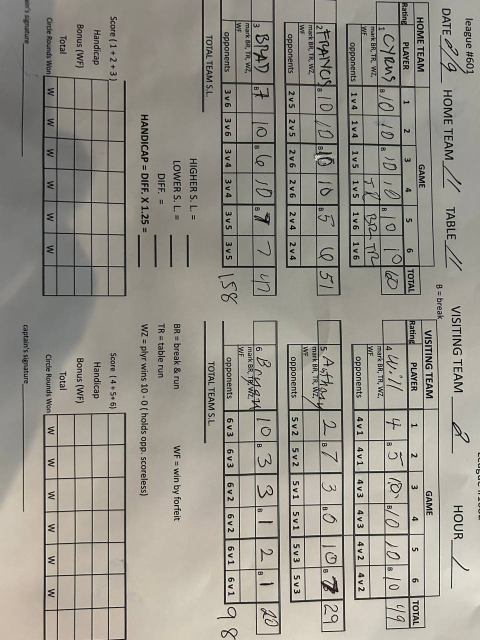
#> input picture tests/data/scoresheet-Team11vTeam2.jpg, 960 x 1280 px (shown at 1/2 size)
$ python -i extract_nil_sample_to_csv.py   (imports and definitions only)
#> lines starting #> are read from the running program, lines starting #| are printed output that depends on the picture; after the words box and inside, x2 and y2 are one past the last pixel; in counts of white or black regions, pixels touching at a corner belong together
#> further down, picture is the input picture: PIL image 960x1280 RGB; mean R, G, B 151.8, 148.2, 139.1
#!/usr/bin/env python3
"""Extract NIL scoresheet player scores to CSV.

v1: Vision-model extraction from an image (handwriting-friendly) + basic validation.

Update: uses row-level zoom/cropping to dramatically improve accuracy.

Requirements:
  pip install -r requirements.txt

Auth:
  export OPENAI_API_KEY=...   # required to run vision extraction

Usage:
  python3 src/extract_nil_sample_to_csv.py --image ../NilSample.jpeg

Outputs:
  out/<image>.extracted.json  (raw model output: 6 row objects after normalization)
  out/<image>.csv             (normalized CSV)

Notes:
  - This first pass extracts only: player, rating, games 1-6, total, side.
  - Marks (BR/TR/WZ/WF), opponents, handicap grids, etc. are deferred.
"""

from __future__ import annotations

from pathlib import Path
import argparse
import base64
import csv
import json
import logging
import os
import sys
from typing import Any, Dict, List, Tuple

from PIL import Image, ImageFilter, ImageOps

logger = logging.getLogger("nilpoolbot.extractor")
# [5 lines not run here, left out]


# [54 lines left out: function _has_two_horizontal_border_lines, not called in this run]


HERE = Path(__file__).resolve().parent
PROJECT_ROOT = HERE.parent

OUT_DIR = PROJECT_ROOT / "out"
# [1 line not run here, left out]

# Minimal, demo-friendly schema
FIELDS = [
    "player_num",
    "side",
    "player",
    "game1",
    "game2",
    "game3",
    "game4",
    "game5",
    "game6",
    "total",
]


ROW_PROMPT = """You are extracting ONE player SCORE row from a pool league scoresheet photo.

This is a sports scoresheet (not an ID document). Do NOT identify real people beyond copying the handwritten name as it appears.

Key layout cue:
- In the PLAYER NAME box, there is a small printed row index number in the lower-left corner (1,2,3,4,5,6), right above the printed "mark BR TR" line.
- The handwritten player name starts immediately to the RIGHT of that small number.
- Ignore any printed helper text like "mark", "BR", "TR", "opponents", and ignore any matchup strings like "1v4".

IMPORTANT: This crop may include parts of adjacent rows (like the "mark" line) and may include the TOTAL box at the far right.
- game1..game6 are the SIX game columns labeled 1,2,3,4,5,6
- total is the separate TOTAL column at the far right
- Do NOT copy the total into game6.

Output STRICT JSON with keys:
- has_opponents_word: boolean (optional; true if the printed word "opponents" appears anywhere in this crop)
- has_mark_word: boolean (optional; true if the printed word "mark" appears anywhere in this crop)
- player: string (copy the handwritten name as written)
- game1..game6: integers 0-7 or 10 ONLY (the six GAME columns, in order)
- total: integer (TOTAL column)

Rules:
- Output MUST be a single JSON object.
- Only include those keys.
- If you can see "opponents" or "mark" in the crop, set the corresponding boolean true.
- Valid game scores are ONLY 0,1,2,3,4,5,6,7,10. 8 and 9 are impossible.
- total should equal sum(game1..game6). If it doesn't, re-check the digits.
"""

# Row crop boxes captured from a representative phone photo after rotating it
# to an upright/landscape orientation (width > height). We scale these to
# whatever resolution the rotated image is.
BASE_W, BASE_H = 1280, 960

# Team numbers in header (tight-ish boxes around the handwritten digits)
HOME_TEAM_BOX_BASE: Tuple[int, int, int, int] = (340, 105, 370, 140)
VISITING_TEAM_BOX_BASE: Tuple[int, int, int, int] = (790, 105, 820, 140)

# Tuned after debug-crop inspection. These boxes are applied to a normalized
# (BASE_W x BASE_H) crop of the boxscore region.
#
# Goal: capture ONLY the main score row (rating/player + games 1-6 + total),
# not the "mark BR, TR..." or "opponents" rows.
HOME_ROW_BOXES_BASE: List[Tuple[int, int, int, int]] = [
    # Row 1 score band (David)
    (0, 215, 610, 285),
    # Row 2 score band (Anthony)
    (0, 515, 610, 595),
    # Row 3 score band (Ed) — push lower
    (0, 730, 610, 810),
]
VISITING_ROW_BOXES_BASE: List[Tuple[int, int, int, int]] = [
    (620, 215, 1280, 285),
    (620, 515, 1280, 595),
    (620, 730, 1280, 810),
]


def _b64_data_url_bytes(img_bytes: bytes, mime: str) -> str:
    data = base64.b64encode(img_bytes).decode("ascii")
    return f"data:{mime};base64,{data}"


# [53 lines left out: functions _img_bytes, _img_crop_bytes, _scale_box, _strip_code_fences, not called in this run]


class VisionRefusal(RuntimeError):
    pass


TEAM_SCHEMA = {
    "name": "nil_scoresheet_teams",
    "schema": {
        "type": "object",
        "additionalProperties": False,
        "properties": {
            "home_team": {"type": "integer"},
            "visiting_team": {"type": "integer"},
        },
        "required": ["home_team", "visiting_team"],
    },
}

BOX_SCHEMA = {
    "name": "nil_scoresheet_box",
    "schema": {
        "type": "object",
        "additionalProperties": False,
        "properties": {
            "x1": {"type": "number"},
            "y1": {"type": "number"},
            "x2": {"type": "number"},
            "y2": {"type": "number"},
            "rotation": {
                "type": "integer",
                "enum": [0, 180],
                "description": "0 if image is upright, 180 if upside-down",
            },
        },
        "required": ["x1", "y1", "x2", "y2", "rotation"],
    },
}

DATE_SCHEMA = {
    "name": "nil_scoresheet_date_box",
    "schema": {
        "type": "object",
        "additionalProperties": False,
        "properties": {
            "x1": {"type": "number"},
            "y1": {"type": "number"},
            "x2": {"type": "number"},
            "y2": {"type": "number"},
        },
        "required": ["x1", "y1", "x2", "y2"],
    },
}

ROW_SCHEMA = {
    "name": "nil_scoresheet_row",
    "schema": {
        "type": "object",
        "additionalProperties": False,
        "properties": {
            "has_opponents_word": {"type": "boolean"},
            "has_mark_word": {"type": "boolean"},
            "player": {"type": "string"},
            "game1": {"type": "integer"},
            "game2": {"type": "integer"},
            "game3": {"type": "integer"},
            "game4": {"type": "integer"},
            "game5": {"type": "integer"},
            "game6": {"type": "integer"},
            "total": {"type": "integer"},
        },
        "required": [
            "player",
            "game1",
            "game2",
            "game3",
            "game4",
            "game5",
            "game6",
            "total",
        ],
    },
}

ROWBANDS_SCHEMA = {
    "name": "nil_scoresheet_rowbands",
    "schema": {
        "type": "object",
        "additionalProperties": False,
        "properties": {
            "header_y2": {
                "type": "number",
                "description": "Normalized y (0..1) of the bottom edge of the printed header row (Rating/Player/1..6/Total)",
            },
            "home": {
                "type": "object",
                "additionalProperties": False,
                "properties": {
                    "x1": {"type": "number"},
                    "x2": {"type": "number"},
                    "rows": {
                        "type": "array",
                        "minItems": 3,
                        "maxItems": 3,
                        "items": {
                            "type": "object",
                            "additionalProperties": False,
                            "properties": {
                                "y1": {"type": "number"},
                                "y2": {"type": "number"},
                            },
                            "required": ["y1", "y2"],
                        },
                    },
                },
                "required": ["x1", "x2", "rows"],
            },
            "visiting": {
                "type": "object",
                "additionalProperties": False,
                "properties": {
                    "x1": {"type": "number"},
                    "x2": {"type": "number"},
                    "rows": {
                        "type": "array",
                        "minItems": 3,
                        "maxItems": 3,
                        "items": {
                            "type": "object",
                            "additionalProperties": False,
                            "properties": {
                                "y1": {"type": "number"},
                                "y2": {"type": "number"},
                            },
                            "required": ["y1", "y2"],
                        },
                    },
                },
                "required": ["x1", "x2", "rows"],
            },
        },
        "required": ["header_y2", "home", "visiting"],
    },
}


from vision_client import VisionClient, OpenAIVisionClient


# [174 lines left out: functions openai_vision_json, vision_json, _load_upright, extract_team_numbers, detect_date_line_bbox, detect_boxscore_bbox, not called in this run]


def detect_row_bands_by_grid(img_boxscore: Image.Image) -> dict | None:
    """Detect score row bands by locating printed table grid lines.

    Uses OpenCV morphology to isolate the printed horizontal grid lines even in
    the presence of handwriting and shadows.

    Returns normalized coordinates compatible with ROWBANDS_SCHEMA.

    Debug logging includes how many horizontal line candidates we found.
    """

    try:
        import cv2  # type: ignore
        import numpy as np  # type: ignore
    except Exception:
        return None

    im = np.array(img_boxscore.convert("L"))
    h, w = im.shape[:2]
#> h = 1280; w = 960

    # Adaptive threshold helps with uneven lighting / shadows.
    bw = cv2.adaptiveThreshold(
        im,
        255,
        cv2.ADAPTIVE_THRESH_GAUSSIAN_C,
        cv2.THRESH_BINARY_INV,
        31,
        15,
    )
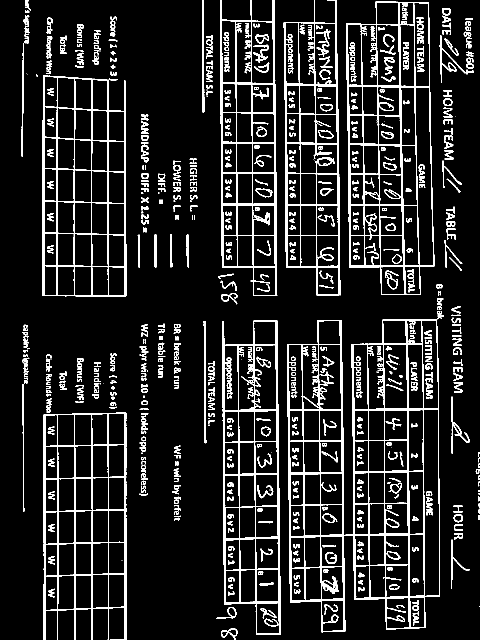
#> bw: shape (1280, 960) (shown at 1/2 size); 11.4% white; 766 white regions (66 under 20 px), largest, box (x1, y1, x2, y2) and area: (574, 639, 880, 1265) 23759, (692, 2, 869, 590) 12895, (444, 641, 562, 1270) 10365

    # Extract horizontal lines.
    kernel_w = max(20, w // 30)
#> kernel_w = 32
    h_kernel = cv2.getStructuringElement(cv2.MORPH_RECT, (kernel_w, 1))
    horiz = cv2.morphologyEx(bw, cv2.MORPH_OPEN, h_kernel, iterations=1)
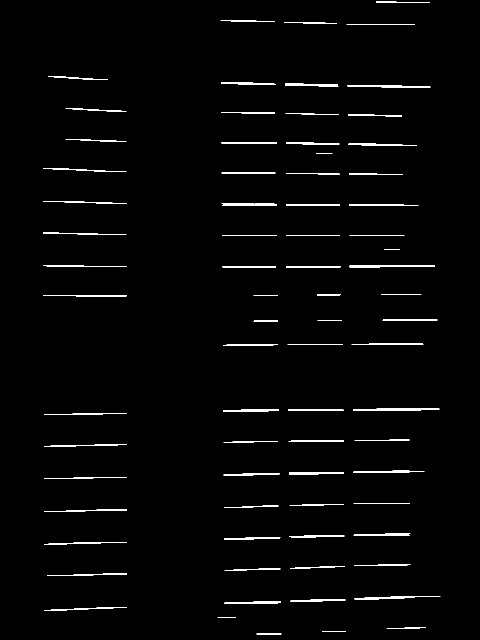
#> horiz: shape (1280, 960) (shown at 1/2 size); 1.7% white; 76 white regions, largest, box (x1, y1, x2, y2) and area: (706, 817, 879, 822) 606, (699, 531, 870, 535) 543, (709, 1192, 881, 1199) 535

    # Connect broken grid-line segments (handwriting can punch holes in lines).
    horiz = cv2.morphologyEx(
        horiz,
        cv2.MORPH_CLOSE,
        cv2.getStructuringElement(cv2.MORPH_RECT, (max(25, w // 20), 1)),
        iterations=1,
    )
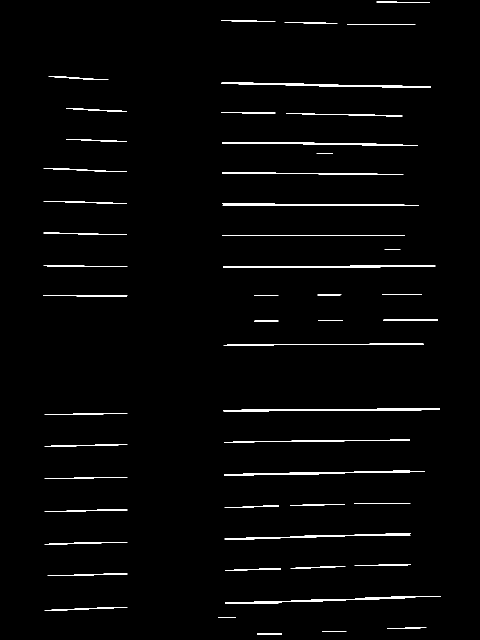
#> horiz: shape (1280, 960) (shown at 1/2 size); 1.8% white; 51 white regions, largest, box (x1, y1, x2, y2) and area: (447, 817, 880, 823) 1576, (443, 165, 862, 175) 1438, (448, 941, 850, 952) 1417

    # Thicken slightly to make contours easier.
    horiz = cv2.dilate(horiz, cv2.getStructuringElement(cv2.MORPH_RECT, (5, 1)), iterations=1)
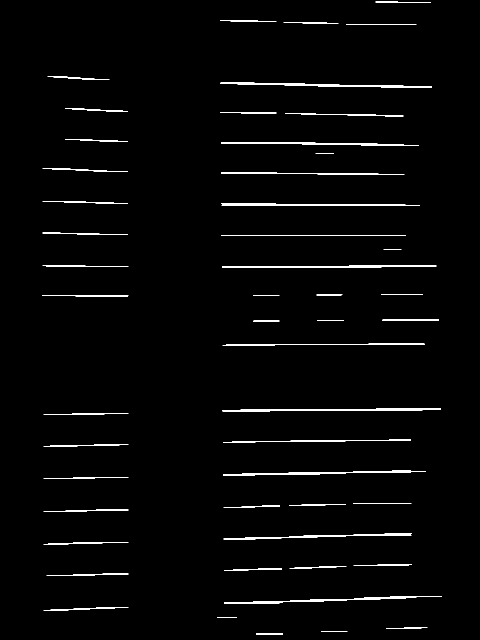
#> horiz: shape (1280, 960) (shown at 1/2 size); 1.9% white; 51 white regions

    contours, _ = cv2.findContours(horiz, cv2.RETR_EXTERNAL, cv2.CHAIN_APPROX_SIMPLE)
#> contours = 51 contours, 2 with area under 20; largest, box (x1, y1, x2, y2) and area: (445, 817, 882, 823) 1162, (446, 941, 852, 952) 1051, (441, 165, 864, 175) 1050, (448, 1192, 884, 1208) 1014, (442, 407, 840, 412) 1010
    if not contours:
        return None

    # Candidate y positions for horizontal lines.
    ys: list[int] = []
    min_len = int(w * 0.22)
#> min_len = 211
    for c in contours:
        x, y, ww, hh = cv2.boundingRect(c)
        if ww >= min_len and hh <= 18:
            ys.append(y + hh // 2)
#> this loop made 51 passes
#> (x, y, ww, hh) on passes 2 to 13: (643, 1262, 52, 2), (772, 1255, 83, 3), (434, 1234, 40, 2), (87, 1214, 170, 7), (448, 1192, 436, 16), (93, 1147, 164, 5), (448, 1137, 116, 4), (579, 1133, 114, 4), (707, 1129, 117, 3), (87, 1084, 170, 5), (447, 1067, 377, 13), (87, 1019, 170, 5)
#> (c, x, y, ww, hh) on passes 1, 24, 26, 33, 40: ([[512, 1267], [512, 1268], [565, 1268], [565, 1267]], 512, 1267, 54, 2), ([[507, 641], [506, 642], [558, 642], [558, 641]], 506, 641, 53, 2), ([[765, 639], [764, 640], [877, 640], [877, 639]], 764, 639, 114, 2), ([[767, 499], [802, 499]], 767, 499, 36, 1), ([[631, 307], [667, 307]], 631, 307, 37, 1)
#> after the loop, ys = [1200, 1073, 946, 882, 820, 689, 533, 471, 409, 347, 288, 230, 170]

    logger.debug(
        "grid_hlines_candidates=%s (min_len=%s) kernel_w=%s",
        len(ys),
        min_len,
        kernel_w,
    )

    if len(ys) < 10:
        return None

    ys.sort()

    # Deduplicate/cluster ys.
    lines: list[int] = []
    cur: list[int] = [ys[0]]
#> cur = [170]
    for y in ys[1:]:
        if abs(y - cur[-1]) <= 3:
            cur.append(y)
        else:
            lines.append(int(sum(cur) / len(cur)))
            cur = [y]
#> this loop made 12 passes
#> (y, cur) on passes 1 to 12: (230, [230]), (288, [288]), (347, [347]), (409, [409]), (471, [471]), (533, [533]), (689, [689]), (820, [820]), (882, [882]), (946, [946]), (1073, [1073]), (1200, [1200])
#> after the loop, lines = [170, 230, 288, 347, 409, 471, 533, 689, 820, 882, 946, 1073]
    lines.append(int(sum(cur) / len(cur)))

    # Pick the header separator line: the horizontal line directly under the
    # printed column headers ("Rating | Player | 1 2 3 4 5 6 | Total").
    #
    # Instead of assuming a fixed vertical position, detect it by the pattern of
    # gridline spacing: a relatively short header band followed by a taller score
    # band.
    header: int | None = None
    for i in range(len(lines) - 2):
        y0, y1, y2 = lines[i], lines[i + 1], lines[i + 2]
        dh = y1 - y0
        ds = y2 - y1
        if dh <= 0 or ds <= 0:
            continue

        # Header row is usually modest height; score row below is taller.
        if 18 <= dh <= int(h * 0.10) and ds >= int(dh * 1.25) and ds >= int(h * 0.06):
            header = y1
            break
#> this loop made 6 passes
#> (y0, y1, y2, dh, ds, header) on pass 6: (471, 533, 689, 62, 156, 533)
#> (y0, y1, y2, dh, ds) on passes 1 to 5: (170, 230, 288, 60, 58), (230, 288, 347, 58, 59), (288, 347, 409, 59, 62), (347, 409, 471, 62, 62), (409, 471, 533, 62, 62)

    # Fallback: best effort (older heuristic)
    if header is None:
        target = int(h * 0.14)
        header = min(lines, key=lambda y: abs(y - target))

    after = [y for y in lines if y > header + 5]
#> after = [689, 820, 882, 946, 1073, 1200]
    if len(after) < 6:
        return None

    # Compute bands between consecutive lines.
    bands: list[tuple[int, int, int]] = []
    prev_y = header
#> prev_y = 533
    for y in after:
        height = y - prev_y
        if height > 0:
            bands.append((prev_y, y, height))
        prev_y = y
#> this loop made 6 passes
#> (y, height, prev_y) on passes 1 to 6: (689, 156, 689), (820, 131, 820), (882, 62, 882), (946, 64, 946), (1073, 127, 1073), (1200, 127, 1200)
#> after the loop, bands = [(533, 689, 156), (689, 820, 131), (820, 882, 62), (882, 946, 64), (946, 1073, 127), (1073, 1200, 127)]

    # Try to pick "score" bands by looking for a repeating 3-band pattern:
    #   SCORE (tall), MARK (shorter), OPPONENTS (shorter).
    # This is more robust than assuming exact triplet alignment.
    min_score_h = int(h * 0.05)
#> min_score_h = 64

    score_bands: list[tuple[int, int]] = []
    i = 0
    while i + 2 < len(bands) and len(score_bands) < 3:
        a0, b0, h0 = bands[i]
        _, _, h1 = bands[i + 1]
        _, _, h2 = bands[i + 2]

        is_score = (
            h0 >= min_score_h
            and h1 <= int(h0 * 0.85)
            and h2 <= int(h0 * 0.85)
        )

        if is_score:
            score_bands.append((a0, b0))
            i += 3
        else:
            i += 1
#> this loop made 2 passes
#> (a0, b0, h0, h1, h2, is_score, i) on passes 1 to 2: (533, 689, 156, 131, 62, True, 3), (882, 946, 64, 127, 127, False, 4)
#> after the loop, i = 4; score_bands = [(533, 689)]

    if len(score_bands) < 3:
        return None

    def n(v: int, denom: int) -> float:
        return max(0.0, min(1.0, v / denom))

    # The span between horizontal gridlines may include SCORE plus part of the
    # MARK/OPPONENTS sub-rows (depending on how the sheet is printed).
    # Keep the crop anchored to the top portion where scores are written.
    pad_top = 3
    score_frac = 0.50  # keep top ~50% of the band (exclude mark/opponents rows)
    rows_norm = []
    for (a, b) in score_bands:
        hh = max(1, b - a)
        y1 = a + max(pad_top, int(hh * 0.08))
        y2 = a + int(hh * score_frac)
        if y2 <= y1 + 16:
            y2 = min(b, y1 + 28)
        rows_norm.append({"y1": n(y1, h), "y2": n(y2, h)})

    return {
        "header_y2": n(header, h),
        "home": {"x1": 0.0, "x2": 0.5, "rows": rows_norm},
        "visiting": {"x1": 0.5, "x2": 1.0, "rows": rows_norm},
    }


# [32 lines left out: function detect_row_bands, not called in this run]


class RowExtractError(RuntimeError):
    pass


# [555 lines left out: functions extract_rows_by_cropping, normalize_rows, validate_rows, write_csv, main, not called in this run]


# [2 lines not run here, left out]

>>> from PIL import Image
>>> picture = Image.open('../tests/data/scoresheet-Team11vTeam2.jpg')
>>> result = detect_row_bands_by_grid(picture)
